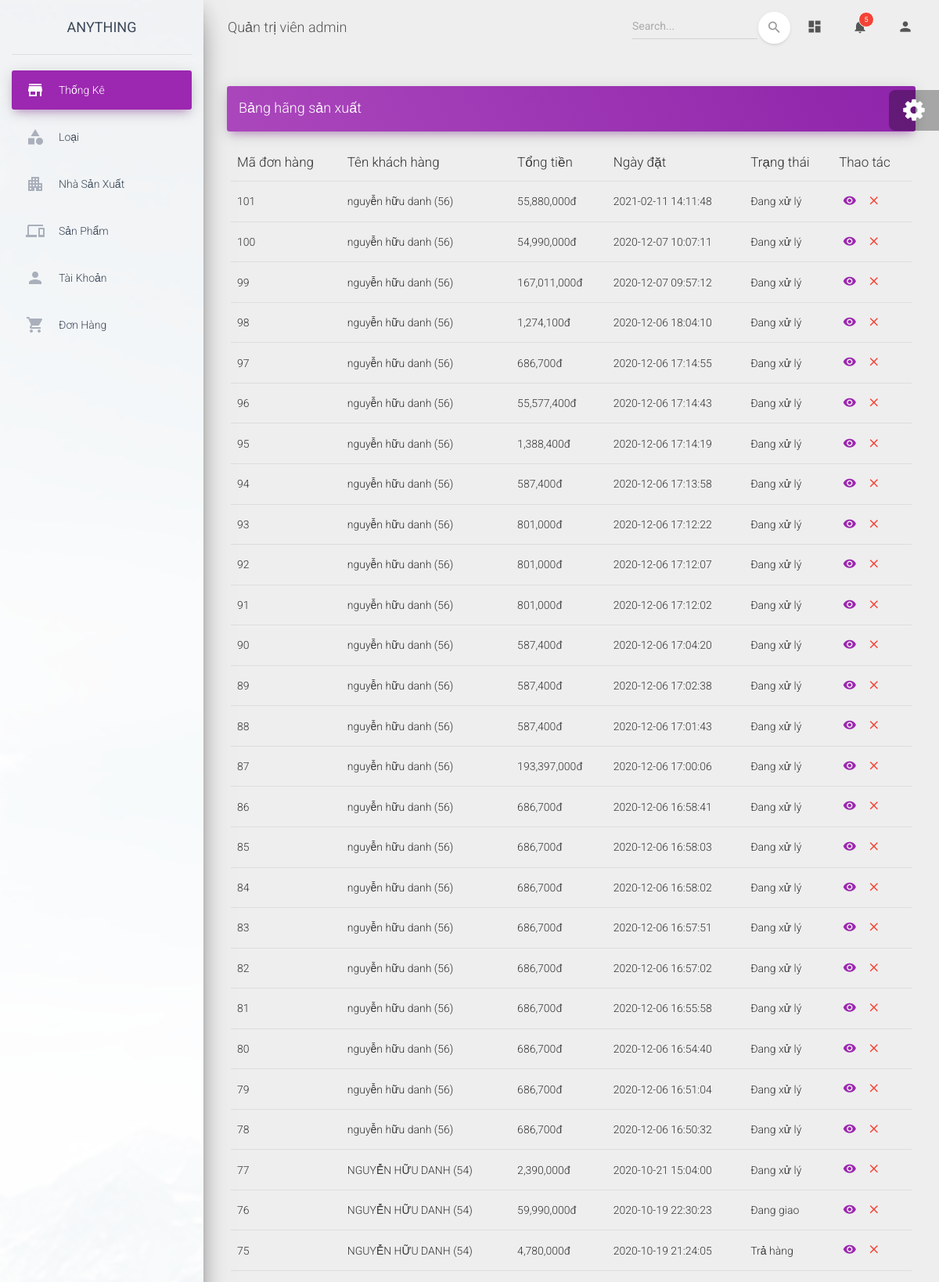
The page /admin/controller/index.php?ctrl=order (signed in, upper part) on the database its author committed.
### tables this page shows
CREATE TABLE `don_hang` (
  `id` int(11) NOT NULL,
  `ma_kh` int(11) NOT NULL,
  `tong_tien` float NOT NULL,
  `ngay_dat` datetime NOT NULL,
  `trang_thai` varchar(100) NOT NULL DEFAULT 'Đang xử lý'
);

CREATE TABLE `account` (
  `id` int(11) NOT NULL,
  `user_name` varchar(25) NOT NULL,
  `pass_word` varchar(100) NOT NULL,
  `name` varchar(50) NOT NULL,
  `email` varchar(50) NOT NULL,
  `sdt` varchar(11) NOT NULL,
  `role` int(11) DEFAULT 0
);

### admin/model/connect.php (called while the page is built, shortened)
<?php
    class connect {
        var $db = null;
        function __construct () {
            $dsn = "mysql:host=localhost;dbname=anything";
            $user = 'root';
            $pass = '';
            $this->db = new PDO($dsn , $user, $pass,
                array(PDO::MYSQL_ATTR_INIT_COMMAND => "SET NAMES utf8"));
            $this->db->setAttribute(PDO::ATTR_ERRMODE,PDO::ERRMODE_EXCEPTION);
        }
        function getList ($select){
            $result = $this -> db -> query($select);
            return $result;
        }
        function getInstance ($select){
            $results = $this -> db -> query($select);
            $result = $results ->fetch();
            return $result;
        }
    }
?>

### admin/model/order.php (called while the page is built, shortened)
<?php
class order {
    public function getOrder(){
        $db = new connect();
        $strQuery = "select don_hang.* from don_hang order by id DESC";
        $r = $db->getList($strQuery);
        return $r;
    }
    public function getCustomerbyId($id){
        $db = new connect();
        $strQuery = "select * from account where id='$id'";
        $r = $db->getInstance($strQuery);
        return $r;
    }
}
?>

### admin/views/order/index.php (the view)
<div class="content">
  <div class="container-fluid">
    <div class="row">
      <div class="col-md-12">
        <div class="card card-plain">
          <div class="card-header card-header-primary">
            <h4 class="card-title mt-0"> Bảng hãng sản xuất</h4>
          </div>
          <div class="card-body">
            <div class="table-responsive">
            <form method="post" action="">
            <table class="table table-hover">
                <thead class="">
                  <th>
                    Mã đơn  hàng
                  </th>
                  <th>
                    Tên khách hàng
                  </th>
                  <th>
                    Tổng tiền
                  </th>
                  <th>
                    Ngày đặt
                  </th>
                  <th>
                   Trạng thái
                  </th>
                  <th>
                   Thao tác
                  </th>
                </thead>
                <tbody>
                    <?php
                      while($set = $orders->fetch()){
                        echo '<tr>
                        <td>
                          '.$set[0].'
                        </td>
                        <td>
                        '.$classOrder->getCustomerbyId($set[1])[3].' ('.$set[1].')
                        </td>
                        <td>
                        '.number_format($set[2]).'đ
                        </td>
                        <td>
                        '.$set[3].'
                        </td>
                        <td>
                        '.$set[4].'
                        </td>
                        <td class="td-actions">
                          <a href="?ctrl=order&idedit='.$set[0].'" rel="tooltip" title="Xem" class="btn btn-primary btn-link btn-sm">
                              <i class="material-icons">visibility</i>
                            </a>
                            <a href="?ctrl=order&iddelete='.$set[0].'" rel="tooltip" title="Xóa" class="btn btn-danger btn-link btn-sm">
                              <i class="material-icons">close</i>
                            </a>
                          </td>
                      </tr>'
                      ;}
                    ?>
                </tbody>
              </table></form>
            </div>
          </div>
        </div>
      </div>
    </div>
  </div>
</div>

### rows shown on the page
don_hang: id "101", ma_kh.name "nguyễn hữu danh", ma_kh "56", tong_tien "55,880,000", ngay_dat "2021-02-11 14:11:48", trang_thai "Đang xử lý"
don_hang: id "100", ma_kh.name "nguyễn hữu danh", ma_kh "56", tong_tien "54,990,000", ngay_dat "2020-12-07 10:07:11", trang_thai "Đang xử lý"
don_hang: id "99", ma_kh.name "nguyễn hữu danh", ma_kh "56", tong_tien "167,011,000", ngay_dat "2020-12-07 09:57:12", trang_thai "Đang xử lý"
don_hang: id "98", ma_kh.name "nguyễn hữu danh", ma_kh "56", tong_tien "1,274,100", ngay_dat "2020-12-06 18:04:10", trang_thai "Đang xử lý"
don_hang: id "97", ma_kh.name "nguyễn hữu danh", ma_kh "56", tong_tien "686,700", ngay_dat "2020-12-06 17:14:55", trang_thai "Đang xử lý"
don_hang: id "96", ma_kh.name "nguyễn hữu danh", ma_kh "56", tong_tien "55,577,400", ngay_dat "2020-12-06 17:14:43", trang_thai "Đang xử lý"
don_hang: id "95", ma_kh.name "nguyễn hữu danh", ma_kh "56", tong_tien "1,388,400", ngay_dat "2020-12-06 17:14:19", trang_thai "Đang xử lý"
don_hang: id "94", ma_kh.name "nguyễn hữu danh", ma_kh "56", tong_tien "587,400", ngay_dat "2020-12-06 17:13:58", trang_thai "Đang xử lý"
don_hang: id "93", ma_kh.name "nguyễn hữu danh", ma_kh "56", tong_tien "801,000", ngay_dat "2020-12-06 17:12:22", trang_thai "Đang xử lý"
don_hang: id "92", ma_kh.name "nguyễn hữu danh", ma_kh "56", tong_tien "801,000", ngay_dat "2020-12-06 17:12:07", trang_thai "Đang xử lý"
don_hang: id "91", ma_kh.name "nguyễn hữu danh", ma_kh "56", tong_tien "801,000", ngay_dat "2020-12-06 17:12:02", trang_thai "Đang xử lý"
don_hang: id "90", ma_kh.name "nguyễn hữu danh", ma_kh "56", tong_tien "587,400", ngay_dat "2020-12-06 17:04:20", trang_thai "Đang xử lý"
don_hang: id "89", ma_kh.name "nguyễn hữu danh", ma_kh "56", tong_tien "587,400", ngay_dat "2020-12-06 17:02:38", trang_thai "Đang xử lý"
don_hang: id "88", ma_kh.name "nguyễn hữu danh", ma_kh "56", tong_tien "587,400", ngay_dat "2020-12-06 17:01:43", trang_thai "Đang xử lý"
don_hang: id "87", ma_kh.name "nguyễn hữu danh", ma_kh "56", tong_tien "193,397,000", ngay_dat "2020-12-06 17:00:06", trang_thai "Đang xử lý"
don_hang: id "86", ma_kh.name "nguyễn hữu danh", ma_kh "56", tong_tien "686,700", ngay_dat "2020-12-06 16:58:41", trang_thai "Đang xử lý"
don_hang: id "85", ma_kh.name "nguyễn hữu danh", ma_kh "56", tong_tien "686,700", ngay_dat "2020-12-06 16:58:03", trang_thai "Đang xử lý"
don_hang: id "84", ma_kh.name "nguyễn hữu danh", ma_kh "56", tong_tien "686,700", ngay_dat "2020-12-06 16:58:02", trang_thai "Đang xử lý"
don_hang: id "83", ma_kh.name "nguyễn hữu danh", ma_kh "56", tong_tien "686,700", ngay_dat "2020-12-06 16:57:51", trang_thai "Đang xử lý"
don_hang: id "82", ma_kh.name "nguyễn hữu danh", ma_kh "56", tong_tien "686,700", ngay_dat "2020-12-06 16:57:02", trang_thai "Đang xử lý"
don_hang: id "81", ma_kh.name "nguyễn hữu danh", ma_kh "56", tong_tien "686,700", ngay_dat "2020-12-06 16:55:58", trang_thai "Đang xử lý"
don_hang: id "80", ma_kh.name "nguyễn hữu danh", ma_kh "56", tong_tien "686,700", ngay_dat "2020-12-06 16:54:40", trang_thai "Đang xử lý"
don_hang: id "79", ma_kh.name "nguyễn hữu danh", ma_kh "56", tong_tien "686,700", ngay_dat "2020-12-06 16:51:04", trang_thai "Đang xử lý"
don_hang: id "78", ma_kh.name "nguyễn hữu danh", ma_kh "56", tong_tien "686,700", ngay_dat "2020-12-06 16:50:32", trang_thai "Đang xử lý"
don_hang: id "77", ma_kh.name "NGUYỄN HỮU DANH", ma_kh "54", tong_tien "2,390,000", ngay_dat "2020-10-21 15:04:00", trang_thai "Đang xử lý"
don_hang: id "76", ma_kh.name "NGUYỄN HỮU DANH", ma_kh "54", tong_tien "59,990,000", ngay_dat "2020-10-19 22:30:23", trang_thai "Đang giao"
don_hang: id "75", ma_kh.name "NGUYỄN HỮU DANH", ma_kh "54", tong_tien "4,780,000", ngay_dat "2020-10-19 21:24:05", trang_thai "Trả hàng"

### other values the page prints
$_SESSION['user'] "admin"
